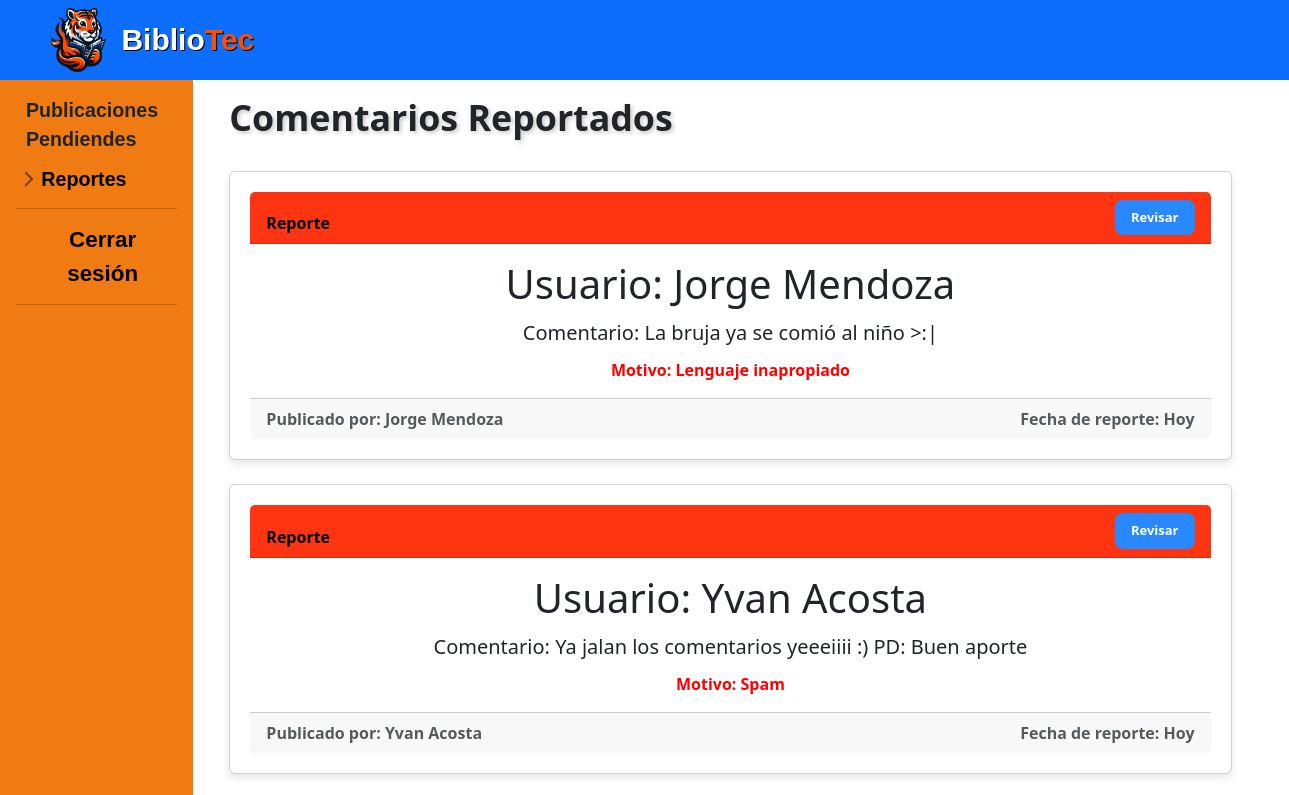
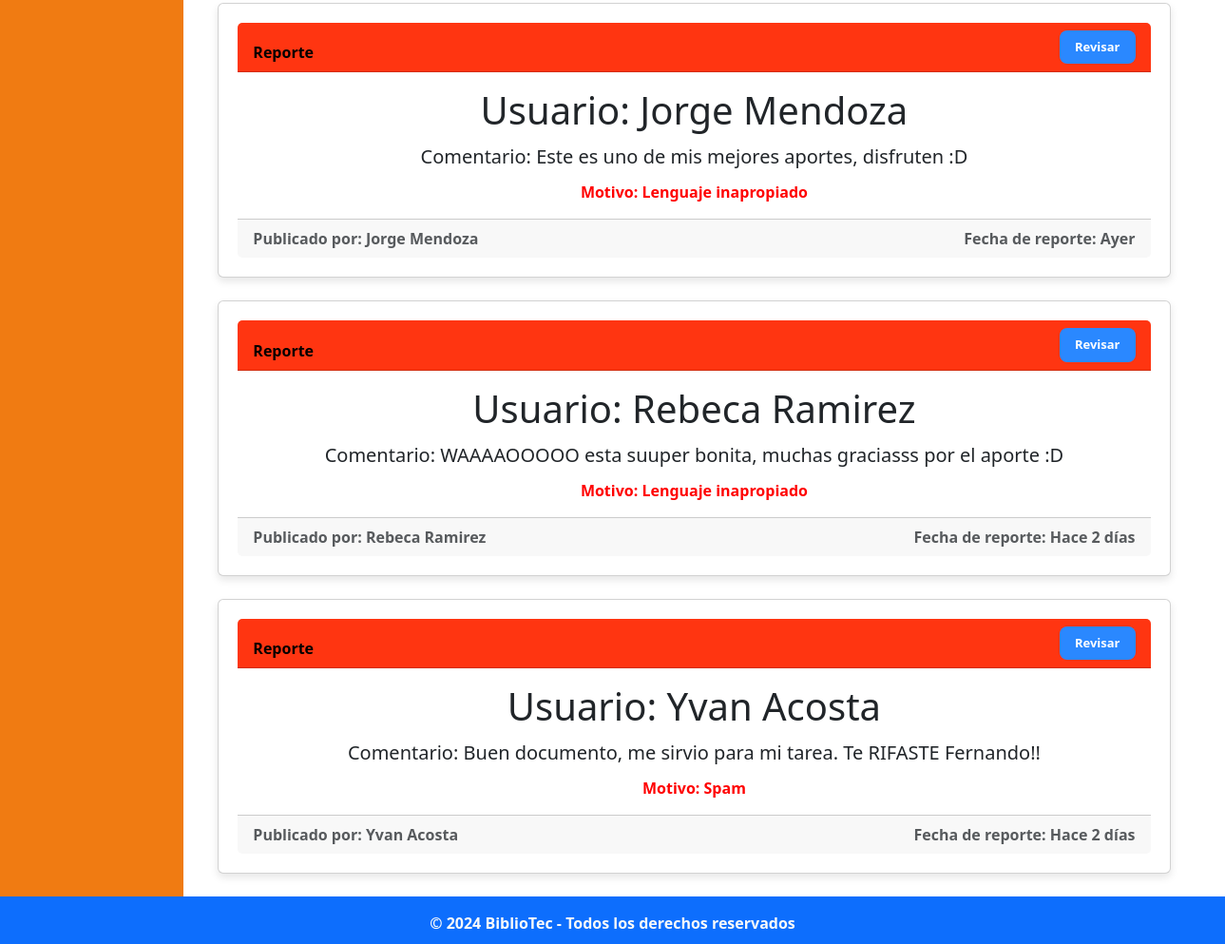
The page /administracion/administrador/rep_comentario_pendiente.php on the database its author committed (2 pictures, top to bottom).
### tables this page shows
CREATE TABLE IF NOT EXISTS `comentario` (
  `idComent` int NOT NULL AUTO_INCREMENT,
  `idPub` int NOT NULL,
  `idUsuario` int NOT NULL,
  `text_Coment` text NOT NULL,
  `fecha_Coment` date NOT NULL,
  PRIMARY KEY (`idComent`),
  KEY `fk_Comentario_Publicacion_idx` (`idPub`),
  KEY `fk_Comentario_Usuario1_idx` (`idUsuario`)
);

CREATE TABLE IF NOT EXISTS `usuario` (
  `idUsuario` int NOT NULL AUTO_INCREMENT,
  `nom_Us` varchar(50) NOT NULL,
  `apell_Us` varchar(50) NOT NULL,
  `carrera_Us` varchar(70) NOT NULL,
  `semestre_Us` varchar(50) NOT NULL,
  `correo_Us` varchar(100) NOT NULL,
  `contra_Us` varchar(60) NOT NULL,
  PRIMARY KEY (`idUsuario`),
  KEY `carrera_Us` (`carrera_Us`)
);

CREATE TABLE IF NOT EXISTS `reportecomentario` (
  `idReporteCom` int NOT NULL AUTO_INCREMENT,
  `idComent` int NOT NULL,
  `fecha_Report` date NOT NULL,
  `motivo_Report` varchar(70) NOT NULL,
  `estado_Report` tinyint NOT NULL,
  PRIMARY KEY (`idReporteCom`),
  KEY `fk_ReporteComentario_Comentario1_idx` (`idComent`)
);

### php/functions.php (called while the page is built, shortened)
<?php
class functions
{
    public static function convertirFecha($fecha)
    {
        $fecha_timestamp = strtotime($fecha);
        $hoy = strtotime('today');
        $ayer = strtotime('yesterday');
        if ($fecha_timestamp >= $hoy) {
            return 'Hoy';
        }
        elseif ($fecha_timestamp >= $ayer) {
            return 'Ayer';
        }
        else {
            $diferencia = floor((time() - $fecha_timestamp) / (60 * 60 * 24));
            if ($diferencia <= 7) {
                return "Hace $diferencia días";
            } else {
                return self::fechaCompleta($fecha);
            }
        }
    }
}

### administracion/administrador/rep_comentario_pendiente.php (the view, shortened to what this page needs)
<?php
$link = include('../../php/conexion.php');
include('../../php/functions.php');
$query_rc = "SELECT * FROM 	reportecomentario ORDER BY idReporteCom DESC";
$query_c = "SELECT c.*, u.nom_Us, u.apell_Us FROM comentario c
            JOIN usuario u ON c.idUsuario = u.idUsuario
            WHERE c.idComent IN (SELECT idComent FROM reportecomentario)
            ORDER BY c.idComent DESC ";
$registros_rc = mysqli_query($link, $query_rc);
$registros_c = mysqli_query($link, $query_c);
?>
<!DOCTYPE html>
<html lang="es">
<head>
  <link rel="stylesheet" href="../../css/normalizar.css">
  <link rel="stylesheet" href="../../css/estilos.css">
  <link rel="stylesheet" href="../../css/hover-min.css">
  <link rel="stylesheet" href="../../css/animate.css">
  <link rel="stylesheet" href="../../css/sidebars.css">
  <link rel="stylesheet" href="https://cdnjs.cloudflare.com/ajax/libs/animate.css/4.1.1/animate.min.css" />
  <link href="https://cdn.jsdelivr.net/npm/bootstrap@5.3.3/dist/css/bootstrap.min.css" rel="stylesheet">
  <link rel="stylesheet" href="https://cdn.jsdelivr.net/npm/bootstrap-icons@1.11.3/font/bootstrap-icons.min.css">
</head>
<body>
  <header class="bg-primary py-2">
    <div class="container" style="margin-left:7.8vmax;" >
      <div class="logo">
        <img src="../../images/icons/flamita.png" alt="Logo T - BiblioTec" class="img-fluid mr-2">
        <h4 class="mb-0"><b><span class="col-1">Biblio</span><span class="col-2">Tec</span></h4>
    </div>
  </header>
  <div class="container-fluid">
    <div class="row" >
        <div class="flex-shrink-0 p-3 hola" style="width: 15%; background-color: #F07B12; ">
            <ul class="list-unstyled" id="menu-lateral" style="padding-bottom: 300px">
                <li class="mb-1">
                  <a class="nav-link align-items-center" href="admin_home.php" id="letrabardos" style="margin-left:10px">Publicaciones Pendiendes</a>
                </li>
                <li class="mb-1">
                    <button class="btn btn-toggle d-inline-flex align-items-center rounded border-0 collapsed" id="letrabardos" data-bs-toggle="collapse" data-bs-target="#dashboard-collapse" aria-expanded="false" style="color: black; font-weight: bold;">
                      Reportes
                    </button>
                </li>
                <hr class="my-2">
                <li class="mb-1">
                    <button class="btn d-inline-flex align-items-center rounded border-0 collapsed" id="letrabardos" style="color: black; font-weight: bold;">
                    <a class="nav-link align-items-center" href="admin_home.php?logout=true" id="letrabar">Cerrar sesión</a>
                    </button>
                </li>
                <hr class="my-2">
            </ul>
        </div>
      <main role="main" class="col-md-9 ml-sm-auto col-lg-10 px-4">
        <div class="container mt-3">
          <h2 style="user-select: none;font-size: 2vmax;text-shadow: 2px 2px 4px rgba(114, 114, 114, 0.4);
          margin-top: 0.5vmax;"><b>Comentarios Reportados</b></h2>
          <br>
          <?php
          while ($fila = mysqli_fetch_array($registros_rc) and $fila2 = mysqli_fetch_array($registros_c)) {
          ?>
          <div class="publicacion card mb-4">
            <div class="card-header d-flex justify-content-between align-items-end" style="background-color: #FF3511; color: #000000;">
                Reporte
              <div class="col text-end align-items-end mx-auto">
                <a class="col-sm-1.5" style="background-color: #2A88FF; color: #FFFFFF; font-size: small;" name="fade" href="reporte_comentario.php?id=<?php echo $fila['idComent']; ?>"  class="btn btn-primary my-0 ">
                Revisar</a>
              </div>
            </div>
              <div class="card-body">
                <h3 class="card-title display-6"><b>Usuario: <?php echo $fila2['nom_Us']; ?>  <?php echo $fila2['apell_Us'];?></b></h3>
                <p class="card-text lead">Comentario: <?php echo ($fila2['text_Coment']); ?></p>
                <p class="card-text" style="color: red;">Motivo: <?php echo ($fila['motivo_Report']); ?></p>
              </div>
              <div class="card-footer d-flex text-muted justify-content-between align-items-end">
                <span class="card-text comment-date mb-0">Publicado por: <?php echo $fila2['nom_Us'] . " " . $fila2['apell_Us']; ?></span>
                <span class="card-text comment-date mb-0">Fecha de reporte: <?php echo functions::convertirFecha($fila['fecha_Report']); ?></span>
              </div>
          </div>
          <?php
          }
          ?>
        </div>
      </main>
    </div>
  </div>
  <footer class="animate__animated animate__heartBeat animate__delay-2s py-3 text-light bg-primary">
        <div class="container" >
            <p class="mb-1">&copy; 2024 BiblioTec - Todos los derechos reservados</p>
        </div>
    </footer>
</body>
</html>

### css/normalizar.css (style rules this page uses)
html { line-height: 1.15; -webkit-text-size-adjust: 100%; }
body { margin: 0; }
main { display: block; }
hr { box-sizing: content-box; height: 0; overflow: visible; }
a { background-color: transparent; }
b, strong { font-weight: bolder; }
img { border-style: none; }
button, input, optgroup, select, textarea { font-family: inherit; font-size: 100%; line-height: 1.15; margin: 0; }
button, input { overflow: visible; }
button, select { text-transform: none; }
button, [type="button"], [type="reset"], [type="submit"] { -webkit-appearance: button; }

### css/estilos.css (style rules this page uses)
.logo { width: 55px; text-decoration: none; display: flex; align-items: center; text-decoration: none; }
.logo h4 { font-family: 'Agrandir', sans-serif; font-size: 30px; margin: 0; color: white; text-shadow: 1px 1px 0 black; margin-left: 5px; user-select: none; }
.logo h4 .col-1 { color: white; }
.logo h4 .col-2 { color: #FA5000 }
.logo img { width:100%; vertical-align: top; margin-left: -100px; width: 55px; margin-right: 10px; }
.publicacion { margin-bottom: 20px; border-radius: 12px; box-shadow: 0 4px 8px rgba(0, 0, 0, 0.1); background-color: #fff; padding: 20px; }
.publicacion h3 { text-align: center; margin-bottom: 10px; }
.publicacion p { text-align: center; margin-bottom: 10px; }
.publicacion a { display: inline-block; background-color: #007bff; color: #fff; padding: 8px 16px; border-radius: 8px; text-decoration: none; transition: all 0.3s ease; }
footer { position: bottom; bottom: 0; background-color: #007bff; background-attachment: fixed; width: 100%; height: 50px; padding: 35px; box-sizing: border-box; text-align: center; background-size: 30%; background-position: bottom; }

### css/sidebars.css (style rules this page uses)
.btn-toggle::before { width: 1.25em; line-height: 0; transition: transform .35s ease; transform-origin: .5em 50%; }
#letrabar { font-family: 'Agrandir', sans-serif; font-size: 1.25vmax; margin-left: 1.3vmax; font-weight: 800; }
#letrabardos { font-family: 'Agrandir', sans-serif; font-size: 1.1vmax; margin-left: -7%; font-style:inherit; }

### rows shown on the page
comentario: idUsuario.nom_Us "Jorge", idUsuario.apell_Us "Mendoza", text_Coment "La bruja ya se comió al niño >:|"
reportecomentario: motivo_Report "Lenguaje inapropiado", fecha_Report "Hoy"
comentario: idUsuario.nom_Us "Yvan", idUsuario.apell_Us "Acosta", text_Coment "Ya jalan los comentarios yeeeiiii :) PD: Buen aporte"
reportecomentario: motivo_Report "Spam", fecha_Report "Hoy"
comentario: idUsuario.nom_Us "Jorge", idUsuario.apell_Us "Mendoza", text_Coment "Este es uno de mis mejores aportes, disfruten :D"
reportecomentario: motivo_Report "Lenguaje inapropiado", fecha_Report "Ayer"
comentario: idUsuario.nom_Us "Rebeca", idUsuario.apell_Us "Ramirez", text_Coment "WAAAAOOOOO esta suuper bonita, muchas graciasss por el aporte :D"
reportecomentario: motivo_Report "Lenguaje inapropiado", fecha_Report "Hace 2 días"
comentario: idUsuario.nom_Us "Yvan", idUsuario.apell_Us "Acosta", text_Coment "Buen documento, me sirvio para mi tarea. Te RIFASTE Fernando!!"
reportecomentario: motivo_Report "Spam", fecha_Report "Hace 2 días"
